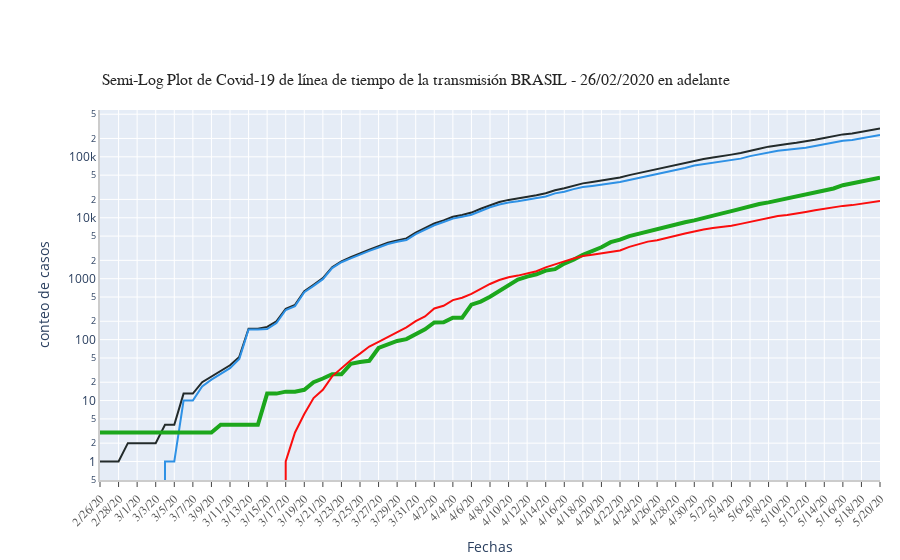

Notebook cell for this chart:
### Markdown cell above
#### Semi-Log Plot de Covid-19 de línea de tiempo de la transmisión BRASIL - 26/02/2020 en adelante

### Code cell
fig_5 = draw_plot(ts_array = ts_array, 
                  ts_label = labels , 
                  title = "Semi-Log Plot de Covid-19 de línea de tiempo de la transmisión BRASIL - 26/02/2020 en adelante",
                  colors = colors, mode_size = mode_size, 
                  line_size = line_size , 
                  x_axis_title = "Fechas" , 
                  y_axis_title = "conteo de casos", 
                  tickangle = 315, 
                  yaxis_type = "log", additional_annotations=[])

fig_5.show()

### Figure 1 — Plotly figure (JSON) as saved in the notebook; plotly's stock layout.template omitted (floating-point values rounded to 4 significant figures)
{"data": [{"connectgaps": true, "line": {"color": "#222A2A", "width": 2}, "name": "Confirmados", "type": "scatter", "x": ["2/26/20", "2/27/20", "2/28/20", "2/29/20", "3/1/20", "3/2/20", "3/3/20", "3/4/20", "3/5/20", "3/6/20", "3/7/20", "3/8/20", "3/9/20", "3/10/20", "3/11/20", "3/12/20", "3/13/20", "3/14/20", "3/15/20", "3/16/20", "3/17/20", "3/18/20", "3/19/20", "3/20/20", "3/21/20", "3/22/20", "3/23/20", "3/24/20", "3/25/20", "3/26/20", "3/27/20", "3/28/20", "3/29/20", "3/30/20", "3/31/20", "4/1/20", "4/2/20", "4/3/20", "4/4/20", "4/5/20", "4/6/20", "4/7/20", "4/8/20", "4/9/20", "4/10/20", "4/11/20", "4/12/20", "4/13/20", "4/14/20", "4/15/20", "4/16/20", "4/17/20", "4/18/20", "4/19/20", "4/20/20", "4/21/20", "4/22/20", "4/23/20", "4/24/20", "4/25/20", "4/26/20", "4/27/20", "4/28/20", "4/29/20", "4/30/20", "5/1/20", "5/2/20", "5/3/20", "5/4/20", "5/5/20", "5/6/20", "5/7/20", "5/8/20", "5/9/20", "5/10/20", "5/11/20", "5/12/20", "5/13/20", "5/14/20", "5/15/20", "5/16/20", "5/17/20", "5/18/20", "5/19/20", "5/20/20"], "y": [1, 1, 1, 2, 2, 2, 2, 4, 4, 13, 13, 20, 25, 31, 38, 52, 151, 151, 162, 200, 321, 372, 621, 793, 1021, 1546, 1924, 2247, 2554, 2985, 3417, 3904, 4256, 4579, 5717, 6836, 8044, 9056, 10360, 11130, 12161, 14034, 16170, 18092, 19638, 20727, 22192, 23430, 25262, 28320, 30425, 33682, 36658, 38654, 40743, 43079, 45757, 50036, 54043, 59324, 63100, 67446, 73235, 79685, 87187, 92202, 97100, 101826, 108620, 115455, 126611, 135773, 146894, 156061, 162699, 169594, 178214, 190137, 203165, 220291, 233511, 241080, 255368, 271885, 291579]}, {"connectgaps": true, "line": {"color": "#2E91E5", "width": 2}, "name": "Activos", "type": "scatter", "x": ["2/26/20", "2/27/20", "2/28/20", "2/29/20", "3/1/20", "3/2/20", "3/3/20", "3/4/20", "3/5/20", "3/6/20", "3/7/20", "3/8/20", "3/9/20", "3/10/20", "3/11/20", "3/12/20", "3/13/20", "3/14/20", "3/15/20", "3/16/20", "3/17/20", "3/18/20", "3/19/20", "3/20/20", "3/21/20", "3/22/20", "3/23/20", "3/24/20", "3/25/20", "3/26/20", "3/27/20", "3/28/20", "3/29/20", "3/30/20", "3/31/20", "4/1/20", "4/2/20", "4/3/20", "4/4/20", "4/5/20", "4/6/20", "4/7/20", "4/8/20", "4/9/20", "4/10/20", "4/11/20", "4/12/20", "4/13/20", "4/14/20", "4/15/20", "4/16/20", "4/17/20", "4/18/20", "4/19/20", "4/20/20", "4/21/20", "4/22/20", "4/23/20", "4/24/20", "4/25/20", "4/26/20", "4/27/20", "4/28/20", "4/29/20", "4/30/20", "5/1/20", "5/2/20", "5/3/20", "5/4/20", "5/5/20", "5/6/20", "5/7/20", "5/8/20", "5/9/20", "5/10/20", "5/11/20", "5/12/20", "5/13/20", "5/14/20", "5/15/20", "5/16/20", "5/17/20", "5/18/20", "5/19/20", "5/20/20"], "y": [-2, -2, -2, -1, -1, -1, -1, 1, 1, 10, 10, 17, 22, 27, 34, 48, 147, 147, 149, 187, 306, 355, 600, 762, 983, 1494, 1863, 2161, 2452, 2863, 3252, 3709, 4025, 4318, 5393, 6448, 7529, 8505, 9686, 10415, 11222, 12927, 14845, 16522, 17807, 18634, 19889, 20921, 22371, 25152, 26733, 29500, 31841, 33338, 34883, 36363, 38481, 41693, 44841, 49328, 52291, 55706, 60405, 65735, 72113, 75783, 79520, 83000, 88406, 93375, 102692, 109807, 118990, 126104, 130607, 135392, 141333, 150497, 161197, 175071, 183625, 188167, 199282, 211593, 227298]}, {"connectgaps": true, "line": {"color": "#1CA71C", "width": 4}, "name": "Recuperados", "type": "scatter", "x": ["2/26/20", "2/27/20", "2/28/20", "2/29/20", "3/1/20", "3/2/20", "3/3/20", "3/4/20", "3/5/20", "3/6/20", "3/7/20", "3/8/20", "3/9/20", "3/10/20", "3/11/20", "3/12/20", "3/13/20", "3/14/20", "3/15/20", "3/16/20", "3/17/20", "3/18/20", "3/19/20", "3/20/20", "3/21/20", "3/22/20", "3/23/20", "3/24/20", "3/25/20", "3/26/20", "3/27/20", "3/28/20", "3/29/20", "3/30/20", "3/31/20", "4/1/20", "4/2/20", "4/3/20", "4/4/20", "4/5/20", "4/6/20", "4/7/20", "4/8/20", "4/9/20", "4/10/20", "4/11/20", "4/12/20", "4/13/20", "4/14/20", "4/15/20", "4/16/20", "4/17/20", "4/18/20", "4/19/20", "4/20/20", "4/21/20", "4/22/20", "4/23/20", "4/24/20", "4/25/20", "4/26/20", "4/27/20", "4/28/20", "4/29/20", "4/30/20", "5/1/20", "5/2/20", "5/3/20", "5/4/20", "5/5/20", "5/6/20", "5/7/20", "5/8/20", "5/9/20", "5/10/20", "5/11/20", "5/12/20", "5/13/20", "5/14/20", "5/15/20", "5/16/20", "5/17/20", "5/18/20", "5/19/20", "5/20/20"], "y": [3, 3, 3, 3, 3, 3, 3, 3, 3, 3, 3, 3, 3, 4, 4, 4, 4, 4, 13, 13, 14, 14, 15, 20, 23, 27, 27, 40, 43, 45, 73, 84, 95, 102, 123, 148, 191, 192, 229, 229, 375, 421, 506, 620, 774, 969, 1080, 1181, 1359, 1432, 1768, 2041, 2463, 2854, 3273, 3975, 4370, 5012, 5498, 5939, 6523, 7137, 7747, 8437, 9068, 10007, 10819, 11775, 12847, 14142, 15331, 16776, 17887, 19301, 20969, 22549, 24420, 26400, 27969, 30258, 34224, 36795, 39233, 42309, 45422]}, {"connectgaps": true, "line": {"color": "#FB0D0D", "width": 2}, "name": "Descesos", "type": "scatter", "x": ["2/26/20", "2/27/20", "2/28/20", "2/29/20", "3/1/20", "3/2/20", "3/3/20", "3/4/20", "3/5/20", "3/6/20", "3/7/20", "3/8/20", "3/9/20", "3/10/20", "3/11/20", "3/12/20", "3/13/20", "3/14/20", "3/15/20", "3/16/20", "3/17/20", "3/18/20", "3/19/20", "3/20/20", "3/21/20", "3/22/20", "3/23/20", "3/24/20", "3/25/20", "3/26/20", "3/27/20", "3/28/20", "3/29/20", "3/30/20", "3/31/20", "4/1/20", "4/2/20", "4/3/20", "4/4/20", "4/5/20", "4/6/20", "4/7/20", "4/8/20", "4/9/20", "4/10/20", "4/11/20", "4/12/20", "4/13/20", "4/14/20", "4/15/20", "4/16/20", "4/17/20", "4/18/20", "4/19/20", "4/20/20", "4/21/20", "4/22/20", "4/23/20", "4/24/20", "4/25/20", "4/26/20", "4/27/20", "4/28/20", "4/29/20", "4/30/20", "5/1/20", "5/2/20", "5/3/20", "5/4/20", "5/5/20", "5/6/20", "5/7/20", "5/8/20", "5/9/20", "5/10/20", "5/11/20", "5/12/20", "5/13/20", "5/14/20", "5/15/20", "5/16/20", "5/17/20", "5/18/20", "5/19/20", "5/20/20"], "y": [0, 0, 0, 0, 0, 0, 0, 0, 0, 0, 0, 0, 0, 0, 0, 0, 0, 0, 0, 0, 1, 3, 6, 11, 15, 25, 34, 46, 59, 77, 92, 111, 136, 159, 201, 240, 324, 359, 445, 486, 564, 686, 819, 950, 1057, 1124, 1223, 1328, 1532, 1736, 1924, 2141, 2354, 2462, 2587, 2741, 2906, 3331, 3704, 4057, 4286, 4603, 5083, 5513, 6006, 6412, 6761, 7051, 7367, 7938, 8588, 9190, 10017, 10656, 11123, 11653, 12461, 13240, 13999, 14962, 15662, 16118, 16853, 17983, 18859]}], "layout": {"annotations": [{"font": {"color": "rgb(37,37,37)", "family": "Arial", "size": 16}, "showarrow": false, "text": "Semi-Log Plot de Covid-19 de línea de tiempo de la transmisión BRASIL - 26/02/2020 en adelante", "x": 0, "xanchor": "left", "xref": "paper", "y": 1.05, "yanchor": "bottom", "yref": "paper"}], "autosize": true, "margin": {"autoexpand": false, "l": 100, "r": 20, "t": 110}, "showlegend": true, "xaxis": {"linecolor": "rgb(204, 204, 204)", "linewidth": 2, "showgrid": true, "showline": true, "showticklabels": true, "tickangle": -45, "tickfont": {"color": "rgb(82, 82, 82)", "family": "Arial", "size": 12}, "ticks": "outside", "title": {"text": "Fechas"}}, "yaxis": {"linecolor": "rgb(204, 204, 204)", "linewidth": 2, "showgrid": true, "showline": true, "showticklabels": true, "title": {"text": "conteo de casos"}, "type": "log"}}}
